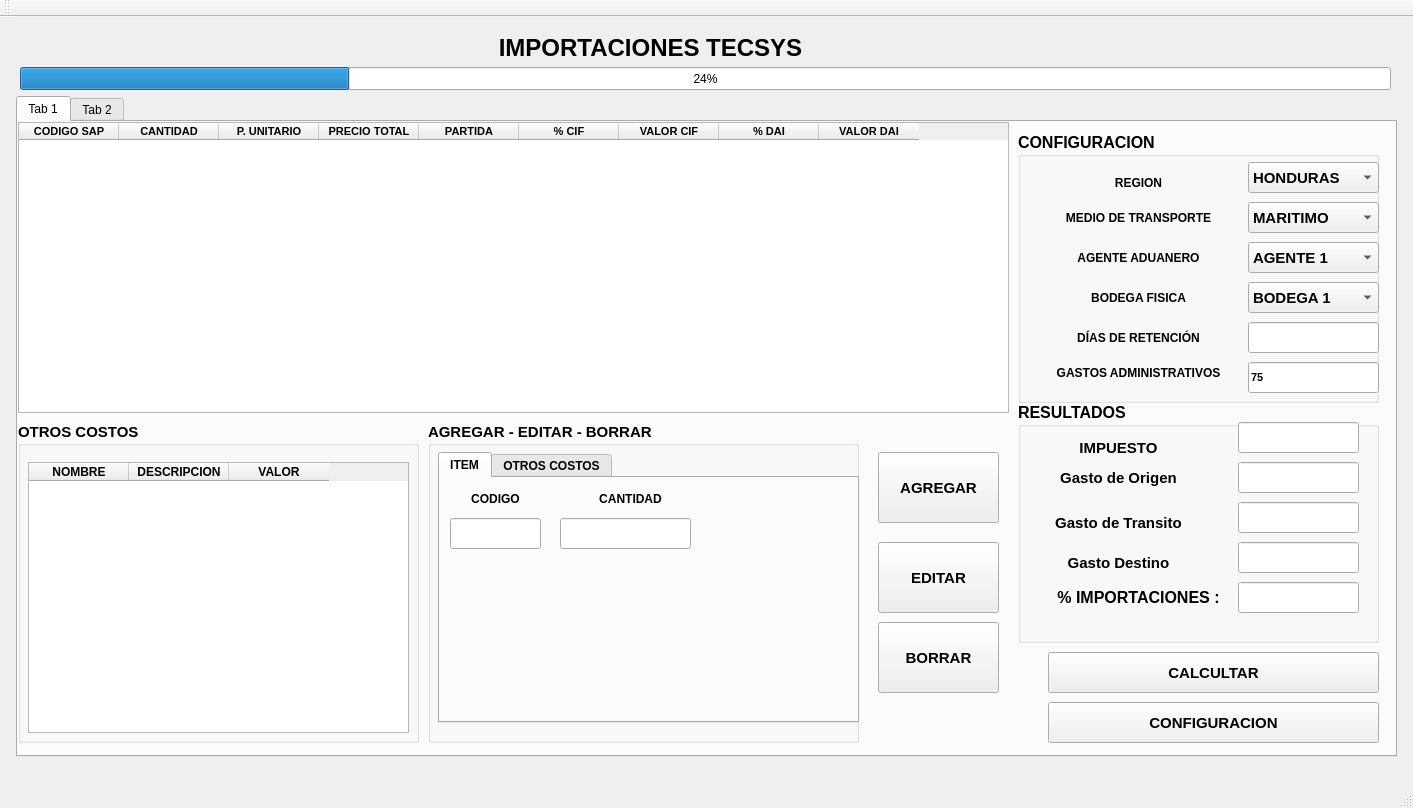
<?xml version="1.0" encoding="UTF-8"?>
<ui version="4.0">
 <class>MainWindow</class>
 <widget class="QMainWindow" name="MainWindow">
  <property name="geometry">
   <rect>
    <x>0</x>
    <y>0</y>
    <width>1413</width>
    <height>808</height>
   </rect>
  </property>
  <property name="windowTitle">
   <string>MainWindow</string>
  </property>
  <widget class="QWidget" name="centralWidget">
   <widget class="QLabel" name="label">
    <property name="geometry">
     <rect>
      <x>10</x>
      <y>10</y>
      <width>1281</width>
      <height>41</height>
     </rect>
    </property>
    <property name="font">
     <font>
      <pointsize>18</pointsize>
      <weight>75</weight>
      <bold>true</bold>
     </font>
    </property>
    <property name="text">
     <string>IMPORTACIONES TECSYS</string>
    </property>
    <property name="alignment">
     <set>Qt::AlignCenter</set>
    </property>
   </widget>
   <widget class="QTabWidget" name="tabWidget">
    <property name="geometry">
     <rect>
      <x>16</x>
      <y>79</y>
      <width>1381</width>
      <height>661</height>
     </rect>
    </property>
    <property name="currentIndex">
     <number>0</number>
    </property>
    <widget class="QWidget" name="tab">
     <attribute name="title">
      <string>Tab 1</string>
     </attribute>
     <widget class="QGroupBox" name="groupBox">
      <property name="geometry">
       <rect>
        <x>1000</x>
        <y>10</y>
        <width>361</width>
        <height>271</height>
       </rect>
      </property>
      <property name="font">
       <font>
        <pointsize>12</pointsize>
        <weight>75</weight>
        <bold>true</bold>
       </font>
      </property>
      <property name="title">
       <string>CONFIGURACION</string>
      </property>
      <widget class="QComboBox" name="comboBox">
       <property name="geometry">
        <rect>
         <x>230</x>
         <y>30</y>
         <width>131</width>
         <height>31</height>
        </rect>
       </property>
       <property name="font">
        <font>
         <pointsize>11</pointsize>
         <weight>75</weight>
         <bold>true</bold>
        </font>
       </property>
       <item>
        <property name="text">
         <string>HONDURAS</string>
        </property>
       </item>
       <item>
        <property name="text">
         <string>NICARAGUA</string>
        </property>
       </item>
      </widget>
      <widget class="QComboBox" name="comboBox_2">
       <property name="geometry">
        <rect>
         <x>230</x>
         <y>70</y>
         <width>131</width>
         <height>31</height>
        </rect>
       </property>
       <property name="font">
        <font>
         <pointsize>11</pointsize>
         <weight>75</weight>
         <bold>true</bold>
        </font>
       </property>
       <item>
        <property name="text">
         <string>MARITIMO</string>
        </property>
       </item>
       <item>
        <property name="text">
         <string>AEREO</string>
        </property>
       </item>
       <item>
        <property name="text">
         <string>TERRESTRE</string>
        </property>
       </item>
      </widget>
      <widget class="QComboBox" name="comboBox_3">
       <property name="geometry">
        <rect>
         <x>230</x>
         <y>110</y>
         <width>131</width>
         <height>31</height>
        </rect>
       </property>
       <property name="font">
        <font>
         <pointsize>11</pointsize>
         <weight>75</weight>
         <bold>true</bold>
        </font>
       </property>
       <item>
        <property name="text">
         <string>AGENTE 1</string>
        </property>
       </item>
       <item>
        <property name="text">
         <string>AGENTE 2</string>
        </property>
       </item>
       <item>
        <property name="text">
         <string>AGENTE 3</string>
        </property>
       </item>
      </widget>
      <widget class="QComboBox" name="comboBox_4">
       <property name="geometry">
        <rect>
         <x>230</x>
         <y>150</y>
         <width>131</width>
         <height>31</height>
        </rect>
       </property>
       <property name="font">
        <font>
         <pointsize>11</pointsize>
         <weight>75</weight>
         <bold>true</bold>
        </font>
       </property>
       <item>
        <property name="text">
         <string>BODEGA 1</string>
        </property>
       </item>
       <item>
        <property name="text">
         <string>BODEGA 2</string>
        </property>
       </item>
       <item>
        <property name="text">
         <string>BODEGA 3</string>
        </property>
       </item>
      </widget>
      <widget class="QLabel" name="label_10">
       <property name="geometry">
        <rect>
         <x>10</x>
         <y>40</y>
         <width>221</width>
         <height>21</height>
        </rect>
       </property>
       <property name="font">
        <font>
         <pointsize>9</pointsize>
         <weight>75</weight>
         <bold>true</bold>
        </font>
       </property>
       <property name="text">
        <string>REGION</string>
       </property>
       <property name="alignment">
        <set>Qt::AlignCenter</set>
       </property>
      </widget>
      <widget class="QLabel" name="label_11">
       <property name="geometry">
        <rect>
         <x>10</x>
         <y>70</y>
         <width>221</width>
         <height>31</height>
        </rect>
       </property>
       <property name="font">
        <font>
         <pointsize>9</pointsize>
         <weight>75</weight>
         <bold>true</bold>
        </font>
       </property>
       <property name="text">
        <string>MEDIO DE TRANSPORTE</string>
       </property>
       <property name="alignment">
        <set>Qt::AlignCenter</set>
       </property>
      </widget>
      <widget class="QLabel" name="label_12">
       <property name="geometry">
        <rect>
         <x>10</x>
         <y>110</y>
         <width>221</width>
         <height>31</height>
        </rect>
       </property>
       <property name="font">
        <font>
         <pointsize>9</pointsize>
         <weight>75</weight>
         <bold>true</bold>
        </font>
       </property>
       <property name="text">
        <string>AGENTE ADUANERO</string>
       </property>
       <property name="alignment">
        <set>Qt::AlignCenter</set>
       </property>
      </widget>
      <widget class="QLabel" name="label_13">
       <property name="geometry">
        <rect>
         <x>10</x>
         <y>150</y>
         <width>221</width>
         <height>31</height>
        </rect>
       </property>
       <property name="font">
        <font>
         <pointsize>9</pointsize>
         <weight>75</weight>
         <bold>true</bold>
        </font>
       </property>
       <property name="text">
        <string>BODEGA FISICA</string>
       </property>
       <property name="alignment">
        <set>Qt::AlignCenter</set>
       </property>
      </widget>
      <widget class="QLabel" name="label_14">
       <property name="geometry">
        <rect>
         <x>10</x>
         <y>190</y>
         <width>221</width>
         <height>31</height>
        </rect>
       </property>
       <property name="font">
        <font>
         <pointsize>9</pointsize>
         <weight>75</weight>
         <bold>true</bold>
        </font>
       </property>
       <property name="text">
        <string>DÍAS DE RETENCIÓN</string>
       </property>
       <property name="alignment">
        <set>Qt::AlignCenter</set>
       </property>
      </widget>
      <widget class="QLineEdit" name="lineEdit_5">
       <property name="geometry">
        <rect>
         <x>230</x>
         <y>190</y>
         <width>131</width>
         <height>31</height>
        </rect>
       </property>
       <property name="font">
        <font>
         <pointsize>8</pointsize>
        </font>
       </property>
      </widget>
      <widget class="QLabel" name="label_15">
       <property name="geometry">
        <rect>
         <x>10</x>
         <y>231</y>
         <width>221</width>
         <height>20</height>
        </rect>
       </property>
       <property name="font">
        <font>
         <pointsize>9</pointsize>
         <weight>75</weight>
         <bold>true</bold>
        </font>
       </property>
       <property name="text">
        <string>GASTOS ADMINISTRATIVOS</string>
       </property>
       <property name="alignment">
        <set>Qt::AlignCenter</set>
       </property>
      </widget>
      <widget class="QLineEdit" name="lineEdit_6">
       <property name="geometry">
        <rect>
         <x>230</x>
         <y>230</y>
         <width>131</width>
         <height>31</height>
        </rect>
       </property>
       <property name="font">
        <font>
         <pointsize>8</pointsize>
        </font>
       </property>
       <property name="text">
        <string>75</string>
       </property>
      </widget>
     </widget>
     <widget class="QTableWidget" name="tableWidget">
      <property name="geometry">
       <rect>
        <x>0</x>
        <y>0</y>
        <width>991</width>
        <height>291</height>
       </rect>
      </property>
      <property name="font">
       <font>
        <pointsize>8</pointsize>
        <weight>75</weight>
        <bold>true</bold>
       </font>
      </property>
      <attribute name="horizontalHeaderMinimumSectionSize">
       <number>50</number>
      </attribute>
      <column>
       <property name="text">
        <string>CODIGO SAP</string>
       </property>
      </column>
      <column>
       <property name="text">
        <string>CANTIDAD</string>
       </property>
      </column>
      <column>
       <property name="text">
        <string>P. UNITARIO</string>
       </property>
      </column>
      <column>
       <property name="text">
        <string>PRECIO TOTAL</string>
       </property>
      </column>
      <column>
       <property name="text">
        <string>PARTIDA</string>
       </property>
      </column>
      <column>
       <property name="text">
        <string>% CIF</string>
       </property>
      </column>
      <column>
       <property name="text">
        <string>VALOR CIF</string>
       </property>
      </column>
      <column>
       <property name="text">
        <string>% DAI</string>
       </property>
      </column>
      <column>
       <property name="text">
        <string>VALOR DAI</string>
       </property>
      </column>
     </widget>
     <widget class="QGroupBox" name="groupBox_3">
      <property name="geometry">
       <rect>
        <x>410</x>
        <y>300</y>
        <width>431</width>
        <height>321</height>
       </rect>
      </property>
      <property name="font">
       <font>
        <pointsize>11</pointsize>
        <weight>75</weight>
        <bold>true</bold>
       </font>
      </property>
      <property name="title">
       <string>AGREGAR - EDITAR - BORRAR</string>
      </property>
      <widget class="QTabWidget" name="tabWidget_2">
       <property name="geometry">
        <rect>
         <x>10</x>
         <y>30</y>
         <width>421</width>
         <height>271</height>
        </rect>
       </property>
       <property name="font">
        <font>
         <pointsize>9</pointsize>
         <weight>75</weight>
         <bold>true</bold>
        </font>
       </property>
       <property name="currentIndex">
        <number>0</number>
       </property>
       <widget class="QWidget" name="tab_3">
        <attribute name="title">
         <string>ITEM</string>
        </attribute>
        <widget class="QLabel" name="label_5">
         <property name="geometry">
          <rect>
           <x>130</x>
           <y>10</y>
           <width>121</width>
           <height>21</height>
          </rect>
         </property>
         <property name="font">
          <font>
           <pointsize>9</pointsize>
           <weight>75</weight>
           <bold>true</bold>
          </font>
         </property>
         <property name="text">
          <string>CANTIDAD</string>
         </property>
         <property name="alignment">
          <set>Qt::AlignCenter</set>
         </property>
        </widget>
        <widget class="QLabel" name="label_4">
         <property name="geometry">
          <rect>
           <x>10</x>
           <y>10</y>
           <width>91</width>
           <height>21</height>
          </rect>
         </property>
         <property name="font">
          <font>
           <pointsize>9</pointsize>
           <weight>75</weight>
           <bold>true</bold>
          </font>
         </property>
         <property name="text">
          <string>CODIGO</string>
         </property>
         <property name="alignment">
          <set>Qt::AlignCenter</set>
         </property>
        </widget>
        <widget class="QLineEdit" name="lineEdit">
         <property name="geometry">
          <rect>
           <x>10</x>
           <y>40</y>
           <width>91</width>
           <height>31</height>
          </rect>
         </property>
        </widget>
        <widget class="QLineEdit" name="lineEdit_2">
         <property name="geometry">
          <rect>
           <x>120</x>
           <y>40</y>
           <width>131</width>
           <height>31</height>
          </rect>
         </property>
        </widget>
       </widget>
       <widget class="QWidget" name="tab_4">
        <attribute name="title">
         <string>OTROS COSTOS</string>
        </attribute>
        <widget class="QLabel" name="label_6">
         <property name="geometry">
          <rect>
           <x>10</x>
           <y>0</y>
           <width>181</width>
           <height>31</height>
          </rect>
         </property>
         <property name="font">
          <font>
           <pointsize>9</pointsize>
           <weight>75</weight>
           <bold>true</bold>
          </font>
         </property>
         <property name="text">
          <string>NOMBRE</string>
         </property>
         <property name="alignment">
          <set>Qt::AlignCenter</set>
         </property>
        </widget>
        <widget class="QLabel" name="label_7">
         <property name="geometry">
          <rect>
           <x>250</x>
           <y>0</y>
           <width>111</width>
           <height>31</height>
          </rect>
         </property>
         <property name="font">
          <font>
           <pointsize>9</pointsize>
           <weight>75</weight>
           <bold>true</bold>
          </font>
         </property>
         <property name="text">
          <string>VALOR</string>
         </property>
         <property name="alignment">
          <set>Qt::AlignCenter</set>
         </property>
        </widget>
        <widget class="QTextEdit" name="textEdit">
         <property name="geometry">
          <rect>
           <x>10</x>
           <y>120</y>
           <width>391</width>
           <height>101</height>
          </rect>
         </property>
         <property name="font">
          <font>
           <pointsize>8</pointsize>
          </font>
         </property>
        </widget>
        <widget class="QLabel" name="label_8">
         <property name="geometry">
          <rect>
           <x>60</x>
           <y>80</y>
           <width>301</width>
           <height>31</height>
          </rect>
         </property>
         <property name="font">
          <font>
           <pointsize>9</pointsize>
           <weight>75</weight>
           <bold>true</bold>
          </font>
         </property>
         <property name="text">
          <string>DESCRIPCION</string>
         </property>
         <property name="alignment">
          <set>Qt::AlignCenter</set>
         </property>
        </widget>
        <widget class="QLineEdit" name="lineEdit_3">
         <property name="geometry">
          <rect>
           <x>10</x>
           <y>40</y>
           <width>181</width>
           <height>20</height>
          </rect>
         </property>
         <property name="font">
          <font>
           <pointsize>8</pointsize>
          </font>
         </property>
        </widget>
        <widget class="QLineEdit" name="lineEdit_4">
         <property name="geometry">
          <rect>
           <x>250</x>
           <y>40</y>
           <width>111</width>
           <height>20</height>
          </rect>
         </property>
         <property name="font">
          <font>
           <pointsize>8</pointsize>
          </font>
         </property>
        </widget>
       </widget>
      </widget>
     </widget>
     <widget class="QPushButton" name="pushButton_5">
      <property name="geometry">
       <rect>
        <x>860</x>
        <y>420</y>
        <width>121</width>
        <height>71</height>
       </rect>
      </property>
      <property name="font">
       <font>
        <pointsize>11</pointsize>
        <weight>75</weight>
        <bold>true</bold>
       </font>
      </property>
      <property name="text">
       <string>EDITAR</string>
      </property>
     </widget>
     <widget class="QGroupBox" name="groupBox_2">
      <property name="geometry">
       <rect>
        <x>1000</x>
        <y>280</y>
        <width>361</width>
        <height>241</height>
       </rect>
      </property>
      <property name="font">
       <font>
        <pointsize>12</pointsize>
        <weight>75</weight>
        <bold>true</bold>
       </font>
      </property>
      <property name="title">
       <string>RESULTADOS</string>
      </property>
      <widget class="QLabel" name="label_9">
       <property name="geometry">
        <rect>
         <x>10</x>
         <y>180</y>
         <width>221</width>
         <height>31</height>
        </rect>
       </property>
       <property name="font">
        <font>
         <pointsize>12</pointsize>
         <weight>75</weight>
         <bold>true</bold>
        </font>
       </property>
       <property name="text">
        <string>% IMPORTACIONES :</string>
       </property>
       <property name="alignment">
        <set>Qt::AlignCenter</set>
       </property>
      </widget>
      <widget class="QLineEdit" name="lineEdit_7">
       <property name="geometry">
        <rect>
         <x>220</x>
         <y>180</y>
         <width>121</width>
         <height>31</height>
        </rect>
       </property>
       <property name="font">
        <font>
         <pointsize>8</pointsize>
        </font>
       </property>
       <property name="text">
        <string/>
       </property>
      </widget>
      <widget class="QLineEdit" name="lineEdit_8">
       <property name="geometry">
        <rect>
         <x>220</x>
         <y>140</y>
         <width>121</width>
         <height>31</height>
        </rect>
       </property>
       <property name="font">
        <font>
         <pointsize>8</pointsize>
        </font>
       </property>
       <property name="text">
        <string/>
       </property>
      </widget>
      <widget class="QLabel" name="label_16">
       <property name="geometry">
        <rect>
         <x>10</x>
         <y>150</y>
         <width>181</width>
         <height>21</height>
        </rect>
       </property>
       <property name="font">
        <font>
         <pointsize>11</pointsize>
         <weight>75</weight>
         <bold>true</bold>
        </font>
       </property>
       <property name="text">
        <string>Gasto Destino</string>
       </property>
       <property name="alignment">
        <set>Qt::AlignCenter</set>
       </property>
      </widget>
      <widget class="QLabel" name="label_17">
       <property name="geometry">
        <rect>
         <x>10</x>
         <y>110</y>
         <width>181</width>
         <height>21</height>
        </rect>
       </property>
       <property name="font">
        <font>
         <pointsize>11</pointsize>
         <weight>75</weight>
         <bold>true</bold>
        </font>
       </property>
       <property name="text">
        <string>Gasto de Transito</string>
       </property>
       <property name="alignment">
        <set>Qt::AlignCenter</set>
       </property>
      </widget>
      <widget class="QLineEdit" name="lineEdit_9">
       <property name="geometry">
        <rect>
         <x>220</x>
         <y>100</y>
         <width>121</width>
         <height>31</height>
        </rect>
       </property>
       <property name="font">
        <font>
         <pointsize>8</pointsize>
        </font>
       </property>
       <property name="text">
        <string/>
       </property>
      </widget>
      <widget class="QLabel" name="label_18">
       <property name="geometry">
        <rect>
         <x>10</x>
         <y>60</y>
         <width>181</width>
         <height>31</height>
        </rect>
       </property>
       <property name="font">
        <font>
         <pointsize>11</pointsize>
         <weight>75</weight>
         <bold>true</bold>
        </font>
       </property>
       <property name="text">
        <string>Gasto de Origen</string>
       </property>
       <property name="alignment">
        <set>Qt::AlignCenter</set>
       </property>
      </widget>
      <widget class="QLineEdit" name="lineEdit_10">
       <property name="geometry">
        <rect>
         <x>220</x>
         <y>60</y>
         <width>121</width>
         <height>31</height>
        </rect>
       </property>
       <property name="font">
        <font>
         <pointsize>8</pointsize>
        </font>
       </property>
       <property name="text">
        <string/>
       </property>
      </widget>
      <widget class="QLabel" name="label_19">
       <property name="geometry">
        <rect>
         <x>10</x>
         <y>30</y>
         <width>181</width>
         <height>31</height>
        </rect>
       </property>
       <property name="font">
        <font>
         <pointsize>11</pointsize>
         <weight>75</weight>
         <bold>true</bold>
        </font>
       </property>
       <property name="text">
        <string>IMPUESTO</string>
       </property>
       <property name="alignment">
        <set>Qt::AlignCenter</set>
       </property>
      </widget>
      <widget class="QLineEdit" name="lineEdit_11">
       <property name="geometry">
        <rect>
         <x>220</x>
         <y>20</y>
         <width>121</width>
         <height>31</height>
        </rect>
       </property>
       <property name="font">
        <font>
         <pointsize>8</pointsize>
        </font>
       </property>
       <property name="text">
        <string/>
       </property>
      </widget>
     </widget>
     <widget class="QPushButton" name="pushButton_config">
      <property name="geometry">
       <rect>
        <x>1030</x>
        <y>580</y>
        <width>331</width>
        <height>41</height>
       </rect>
      </property>
      <property name="font">
       <font>
        <pointsize>11</pointsize>
        <weight>75</weight>
        <bold>true</bold>
       </font>
      </property>
      <property name="text">
       <string>CONFIGURACION</string>
      </property>
     </widget>
     <widget class="QPushButton" name="pushButton_7">
      <property name="geometry">
       <rect>
        <x>1030</x>
        <y>530</y>
        <width>331</width>
        <height>41</height>
       </rect>
      </property>
      <property name="font">
       <font>
        <pointsize>11</pointsize>
        <weight>75</weight>
        <bold>true</bold>
       </font>
      </property>
      <property name="text">
       <string>CALCULTAR</string>
      </property>
     </widget>
     <widget class="QGroupBox" name="groupBox_4">
      <property name="geometry">
       <rect>
        <x>0</x>
        <y>300</y>
        <width>401</width>
        <height>321</height>
       </rect>
      </property>
      <property name="font">
       <font>
        <pointsize>11</pointsize>
        <weight>75</weight>
        <bold>true</bold>
       </font>
      </property>
      <property name="title">
       <string>OTROS COSTOS</string>
      </property>
      <widget class="QTableWidget" name="tableWidget_2">
       <property name="geometry">
        <rect>
         <x>10</x>
         <y>40</y>
         <width>381</width>
         <height>271</height>
        </rect>
       </property>
       <property name="font">
        <font>
         <pointsize>9</pointsize>
         <weight>75</weight>
         <bold>true</bold>
        </font>
       </property>
       <attribute name="horizontalHeaderMinimumSectionSize">
        <number>50</number>
       </attribute>
       <column>
        <property name="text">
         <string>NOMBRE</string>
        </property>
       </column>
       <column>
        <property name="text">
         <string>DESCRIPCION</string>
        </property>
       </column>
       <column>
        <property name="text">
         <string>VALOR</string>
        </property>
       </column>
      </widget>
     </widget>
     <widget class="QPushButton" name="pushButton_6">
      <property name="geometry">
       <rect>
        <x>860</x>
        <y>500</y>
        <width>121</width>
        <height>71</height>
       </rect>
      </property>
      <property name="font">
       <font>
        <pointsize>11</pointsize>
        <weight>75</weight>
        <bold>true</bold>
       </font>
      </property>
      <property name="text">
       <string>BORRAR</string>
      </property>
     </widget>
     <widget class="QPushButton" name="pushButton_4">
      <property name="geometry">
       <rect>
        <x>860</x>
        <y>330</y>
        <width>121</width>
        <height>71</height>
       </rect>
      </property>
      <property name="font">
       <font>
        <pointsize>11</pointsize>
        <weight>75</weight>
        <bold>true</bold>
       </font>
      </property>
      <property name="text">
       <string>AGREGAR</string>
      </property>
     </widget>
    </widget>
    <widget class="QWidget" name="tab_2">
     <attribute name="title">
      <string>Tab 2</string>
     </attribute>
     <widget class="QTableView" name="tableView">
      <property name="geometry">
       <rect>
        <x>10</x>
        <y>10</y>
        <width>1251</width>
        <height>531</height>
       </rect>
      </property>
     </widget>
    </widget>
   </widget>
   <widget class="QProgressBar" name="progressBar">
    <property name="geometry">
     <rect>
      <x>20</x>
      <y>50</y>
      <width>1371</width>
      <height>23</height>
     </rect>
    </property>
    <property name="value">
     <number>24</number>
    </property>
   </widget>
  </widget>
  <widget class="QMenuBar" name="menuBar">
   <property name="geometry">
    <rect>
     <x>0</x>
     <y>0</y>
     <width>1413</width>
     <height>26</height>
    </rect>
   </property>
  </widget>
  <widget class="QToolBar" name="mainToolBar">
   <attribute name="toolBarArea">
    <enum>TopToolBarArea</enum>
   </attribute>
   <attribute name="toolBarBreak">
    <bool>false</bool>
   </attribute>
  </widget>
  <widget class="QStatusBar" name="statusBar"/>
 </widget>
 <layoutdefault spacing="6" margin="11"/>
 <resources/>
 <connections/>
</ui>
